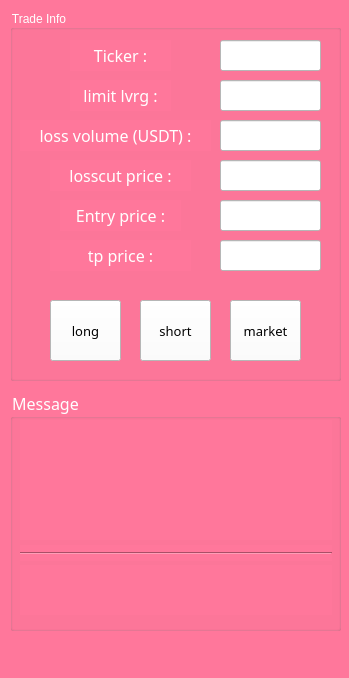
<?xml version="1.0" encoding="UTF-8"?>
<ui version="4.0">
 <class>MainWindow</class>
 <widget class="QMainWindow" name="MainWindow">
  <property name="geometry">
   <rect>
    <x>0</x>
    <y>0</y>
    <width>349</width>
    <height>678</height>
   </rect>
  </property>
  <property name="windowTitle">
   <string>MainWindow</string>
  </property>
  <property name="autoFillBackground">
   <bool>false</bool>
  </property>
  <property name="styleSheet">
   <string notr="true">font: 12pt &quot;BankGothic Md BT&quot;;
color: rgb(255, 255, 255);
background-color: rgb(255, 119, 155);</string>
  </property>
  <widget class="QWidget" name="centralwidget">
   <widget class="QGroupBox" name="groupBox">
    <property name="geometry">
     <rect>
      <x>10</x>
      <y>10</y>
      <width>331</width>
      <height>371</height>
     </rect>
    </property>
    <property name="title">
     <string>Trade Info</string>
    </property>
    <widget class="QPushButton" name="pushButton_market">
     <property name="geometry">
      <rect>
       <x>220</x>
       <y>290</y>
       <width>71</width>
       <height>61</height>
      </rect>
     </property>
     <property name="font">
      <font>
       <family>BankGothic Md BT</family>
       <pointsize>10</pointsize>
       <weight>50</weight>
       <italic>false</italic>
       <bold>false</bold>
      </font>
     </property>
     <property name="styleSheet">
      <string notr="true">background-color: rgb(255, 255, 255);
font: 10pt &quot;BankGothic Md BT&quot;;
color: rgb(0, 0, 0);</string>
     </property>
     <property name="text">
      <string>market</string>
     </property>
    </widget>
    <widget class="QPushButton" name="pushButton_long">
     <property name="geometry">
      <rect>
       <x>40</x>
       <y>290</y>
       <width>71</width>
       <height>61</height>
      </rect>
     </property>
     <property name="font">
      <font>
       <family>BankGothic Md BT</family>
       <pointsize>10</pointsize>
       <weight>50</weight>
       <italic>false</italic>
       <bold>false</bold>
      </font>
     </property>
     <property name="styleSheet">
      <string notr="true">background-color: rgb(255, 255, 255);
font: 10pt &quot;BankGothic Md BT&quot;;
color: rgb(0, 0, 0);</string>
     </property>
     <property name="text">
      <string>long</string>
     </property>
    </widget>
    <widget class="QLabel" name="label_4">
     <property name="geometry">
      <rect>
       <x>10</x>
       <y>110</y>
       <width>191</width>
       <height>31</height>
      </rect>
     </property>
     <property name="font">
      <font>
       <family>BankGothic Md BT</family>
       <pointsize>12</pointsize>
       <weight>50</weight>
       <italic>false</italic>
       <bold>false</bold>
      </font>
     </property>
     <property name="text">
      <string>loss volume (USDT) :</string>
     </property>
     <property name="alignment">
      <set>Qt::AlignCenter</set>
     </property>
    </widget>
    <widget class="QLabel" name="label_3">
     <property name="geometry">
      <rect>
       <x>40</x>
       <y>150</y>
       <width>141</width>
       <height>31</height>
      </rect>
     </property>
     <property name="font">
      <font>
       <family>BankGothic Md BT</family>
       <pointsize>12</pointsize>
       <weight>50</weight>
       <italic>false</italic>
       <bold>false</bold>
      </font>
     </property>
     <property name="text">
      <string>losscut price :</string>
     </property>
     <property name="alignment">
      <set>Qt::AlignCenter</set>
     </property>
    </widget>
    <widget class="QLabel" name="label_2">
     <property name="geometry">
      <rect>
       <x>50</x>
       <y>190</y>
       <width>121</width>
       <height>31</height>
      </rect>
     </property>
     <property name="font">
      <font>
       <family>BankGothic Md BT</family>
       <pointsize>12</pointsize>
       <weight>50</weight>
       <italic>false</italic>
       <bold>false</bold>
      </font>
     </property>
     <property name="text">
      <string>Entry price :</string>
     </property>
     <property name="alignment">
      <set>Qt::AlignCenter</set>
     </property>
    </widget>
    <widget class="QLabel" name="label">
     <property name="geometry">
      <rect>
       <x>60</x>
       <y>30</y>
       <width>101</width>
       <height>31</height>
      </rect>
     </property>
     <property name="font">
      <font>
       <family>BankGothic Md BT</family>
       <pointsize>12</pointsize>
       <weight>50</weight>
       <italic>false</italic>
       <bold>false</bold>
      </font>
     </property>
     <property name="text">
      <string>Ticker :</string>
     </property>
     <property name="alignment">
      <set>Qt::AlignCenter</set>
     </property>
    </widget>
    <widget class="QLineEdit" name="lineEdit_loss_volume">
     <property name="geometry">
      <rect>
       <x>210</x>
       <y>110</y>
       <width>101</width>
       <height>31</height>
      </rect>
     </property>
     <property name="styleSheet">
      <string notr="true">color: rgb(0, 0, 0);
font: 10pt &quot;BankGothic Md BT&quot;;
background-color: rgb(255, 255, 255);</string>
     </property>
     <property name="text">
      <string/>
     </property>
     <property name="alignment">
      <set>Qt::AlignCenter</set>
     </property>
    </widget>
    <widget class="QLineEdit" name="lineEdit_lsp">
     <property name="geometry">
      <rect>
       <x>210</x>
       <y>150</y>
       <width>101</width>
       <height>31</height>
      </rect>
     </property>
     <property name="styleSheet">
      <string notr="true">color: rgb(0, 0, 0);
font: 10pt &quot;BankGothic Md BT&quot;;
background-color: rgb(255, 255, 255);</string>
     </property>
     <property name="alignment">
      <set>Qt::AlignCenter</set>
     </property>
    </widget>
    <widget class="QLineEdit" name="lineEdit_ticker">
     <property name="geometry">
      <rect>
       <x>210</x>
       <y>30</y>
       <width>101</width>
       <height>31</height>
      </rect>
     </property>
     <property name="styleSheet">
      <string notr="true">color: rgb(0, 0, 0);
font: 10pt &quot;BankGothic Md BT&quot;;
background-color: rgb(255, 255, 255);</string>
     </property>
     <property name="alignment">
      <set>Qt::AlignCenter</set>
     </property>
    </widget>
    <widget class="QLineEdit" name="lineEdit_ep">
     <property name="geometry">
      <rect>
       <x>210</x>
       <y>190</y>
       <width>101</width>
       <height>31</height>
      </rect>
     </property>
     <property name="styleSheet">
      <string notr="true">color: rgb(0, 0, 0);
font: 10pt &quot;BankGothic Md BT&quot;;
background-color: rgb(255, 255, 255);</string>
     </property>
     <property name="text">
      <string/>
     </property>
     <property name="alignment">
      <set>Qt::AlignCenter</set>
     </property>
    </widget>
    <widget class="QLineEdit" name="lineEdit_tp">
     <property name="geometry">
      <rect>
       <x>210</x>
       <y>230</y>
       <width>101</width>
       <height>31</height>
      </rect>
     </property>
     <property name="styleSheet">
      <string notr="true">color: rgb(0, 0, 0);
font: 10pt &quot;BankGothic Md BT&quot;;
background-color: rgb(255, 255, 255);</string>
     </property>
     <property name="alignment">
      <set>Qt::AlignCenter</set>
     </property>
    </widget>
    <widget class="QLabel" name="label_5">
     <property name="geometry">
      <rect>
       <x>40</x>
       <y>230</y>
       <width>141</width>
       <height>31</height>
      </rect>
     </property>
     <property name="font">
      <font>
       <family>BankGothic Md BT</family>
       <pointsize>12</pointsize>
       <weight>50</weight>
       <italic>false</italic>
       <bold>false</bold>
      </font>
     </property>
     <property name="text">
      <string>tp price :</string>
     </property>
     <property name="alignment">
      <set>Qt::AlignCenter</set>
     </property>
    </widget>
    <widget class="QLineEdit" name="lineEdit_limit_lvrg">
     <property name="geometry">
      <rect>
       <x>210</x>
       <y>70</y>
       <width>101</width>
       <height>31</height>
      </rect>
     </property>
     <property name="styleSheet">
      <string notr="true">color: rgb(0, 0, 0);
font: 10pt &quot;BankGothic Md BT&quot;;
background-color: rgb(255, 255, 255);</string>
     </property>
     <property name="alignment">
      <set>Qt::AlignCenter</set>
     </property>
    </widget>
    <widget class="QLabel" name="label_6">
     <property name="geometry">
      <rect>
       <x>60</x>
       <y>70</y>
       <width>101</width>
       <height>31</height>
      </rect>
     </property>
     <property name="font">
      <font>
       <family>BankGothic Md BT</family>
       <pointsize>12</pointsize>
       <weight>50</weight>
       <italic>false</italic>
       <bold>false</bold>
      </font>
     </property>
     <property name="text">
      <string>limit lvrg :</string>
     </property>
     <property name="alignment">
      <set>Qt::AlignCenter</set>
     </property>
    </widget>
   </widget>
   <widget class="QGroupBox" name="groupBox_2">
    <property name="geometry">
     <rect>
      <x>10</x>
      <y>390</y>
      <width>331</width>
      <height>241</height>
     </rect>
    </property>
    <property name="font">
     <font>
      <family>BankGothic Md BT</family>
      <pointsize>12</pointsize>
      <weight>50</weight>
      <italic>false</italic>
      <bold>false</bold>
     </font>
    </property>
    <property name="title">
     <string>Message</string>
    </property>
    <widget class="QLabel" name="label_status">
     <property name="geometry">
      <rect>
       <x>10</x>
       <y>30</y>
       <width>312</width>
       <height>120</height>
      </rect>
     </property>
     <property name="font">
      <font>
       <family>BankGothic Md BT</family>
       <pointsize>10</pointsize>
       <weight>50</weight>
       <italic>false</italic>
       <bold>false</bold>
      </font>
     </property>
     <property name="styleSheet">
      <string notr="true">color: rgb(0, 0, 0);
font: 10pt &quot;BankGothic Md BT&quot;;</string>
     </property>
     <property name="text">
      <string/>
     </property>
     <property name="alignment">
      <set>Qt::AlignCenter</set>
     </property>
    </widget>
    <widget class="QLabel" name="label_realtime">
     <property name="geometry">
      <rect>
       <x>10</x>
       <y>175</y>
       <width>312</width>
       <height>50</height>
      </rect>
     </property>
     <property name="font">
      <font>
       <family>BankGothic Md BT</family>
       <pointsize>10</pointsize>
       <weight>50</weight>
       <italic>false</italic>
       <bold>false</bold>
      </font>
     </property>
     <property name="styleSheet">
      <string notr="true">color: rgb(0, 0, 0);
font: 10pt &quot;BankGothic Md BT&quot;;</string>
     </property>
     <property name="lineWidth">
      <number>1</number>
     </property>
     <property name="text">
      <string/>
     </property>
     <property name="alignment">
      <set>Qt::AlignCenter</set>
     </property>
    </widget>
    <widget class="Line" name="line">
     <property name="geometry">
      <rect>
       <x>10</x>
       <y>155</y>
       <width>312</width>
       <height>16</height>
      </rect>
     </property>
     <property name="font">
      <font>
       <family>BankGothic Md BT</family>
       <pointsize>12</pointsize>
       <weight>50</weight>
       <italic>false</italic>
       <bold>false</bold>
      </font>
     </property>
     <property name="styleSheet">
      <string notr="true">color: rgb(0, 0, 0);</string>
     </property>
     <property name="lineWidth">
      <number>1</number>
     </property>
     <property name="orientation">
      <enum>Qt::Horizontal</enum>
     </property>
    </widget>
   </widget>
   <widget class="QPushButton" name="pushButton_short">
    <property name="geometry">
     <rect>
      <x>140</x>
      <y>300</y>
      <width>71</width>
      <height>61</height>
     </rect>
    </property>
    <property name="font">
     <font>
      <family>BankGothic Md BT</family>
      <pointsize>10</pointsize>
      <weight>50</weight>
      <italic>false</italic>
      <bold>false</bold>
     </font>
    </property>
    <property name="styleSheet">
     <string notr="true">background-color: rgb(255, 255, 255);
font: 10pt &quot;BankGothic Md BT&quot;;
color: rgb(0, 0, 0);</string>
    </property>
    <property name="text">
     <string>short</string>
    </property>
   </widget>
  </widget>
  <widget class="QMenuBar" name="menubar">
   <property name="geometry">
    <rect>
     <x>0</x>
     <y>0</y>
     <width>349</width>
     <height>23</height>
    </rect>
   </property>
  </widget>
  <widget class="QStatusBar" name="statusbar"/>
 </widget>
 <tabstops>
  <tabstop>lineEdit_loss_volume</tabstop>
  <tabstop>lineEdit_ticker</tabstop>
  <tabstop>lineEdit_ep</tabstop>
  <tabstop>lineEdit_lsp</tabstop>
  <tabstop>pushButton_short</tabstop>
  <tabstop>pushButton_market</tabstop>
 </tabstops>
 <resources/>
 <connections/>
</ui>
